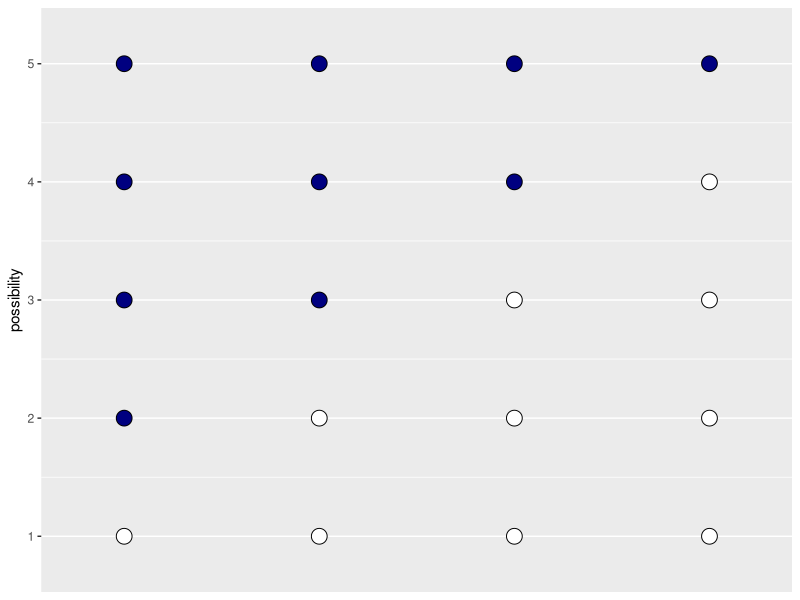
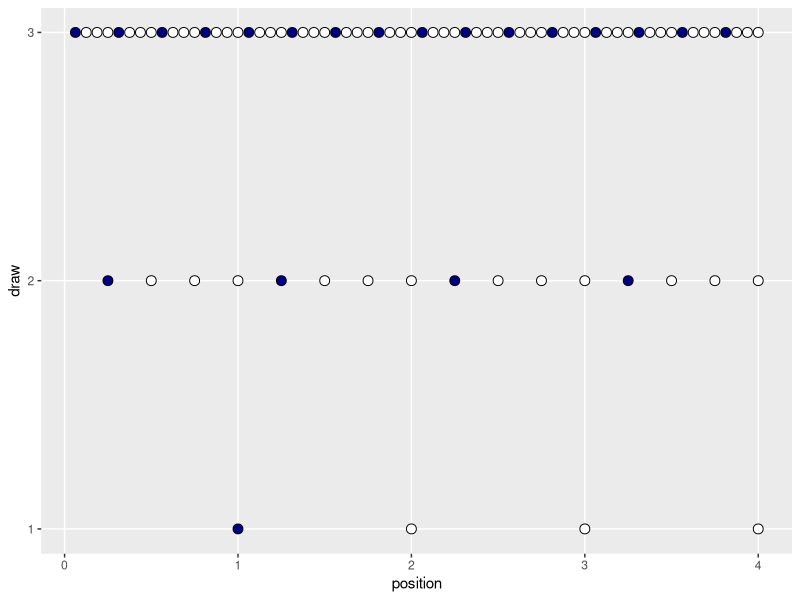
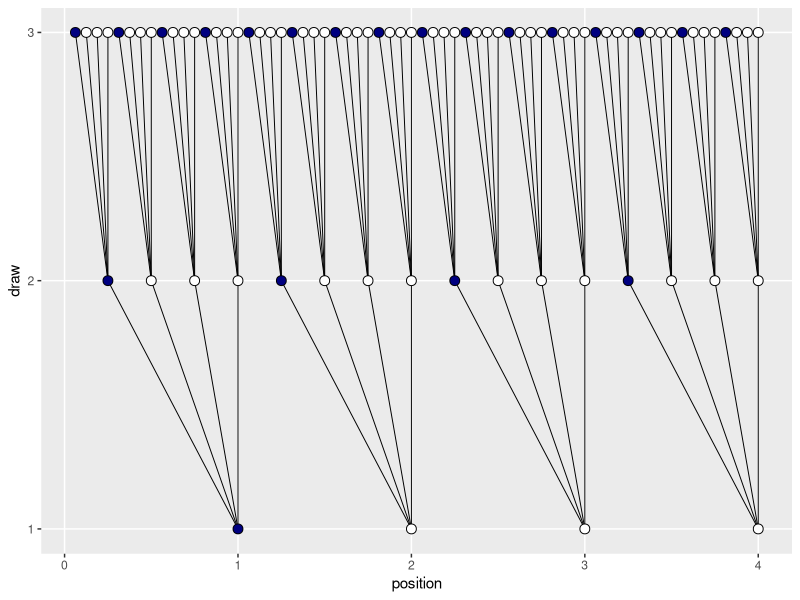
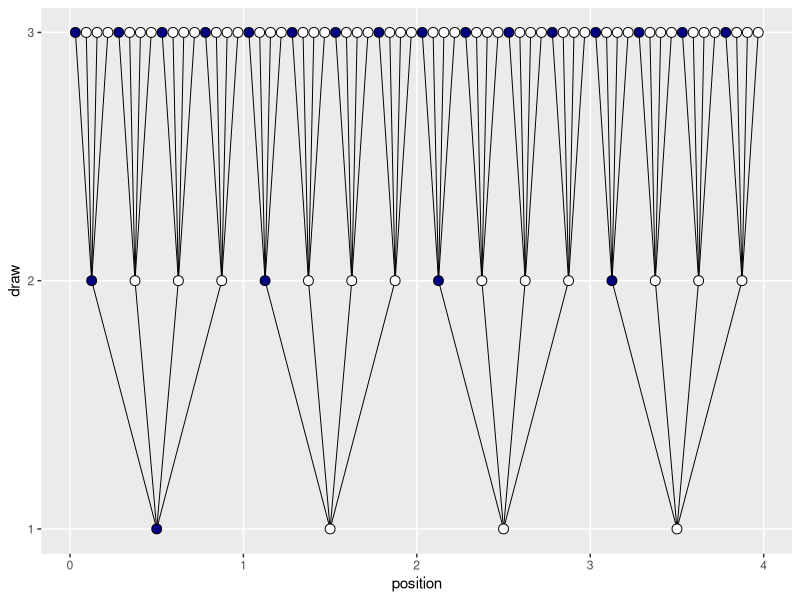
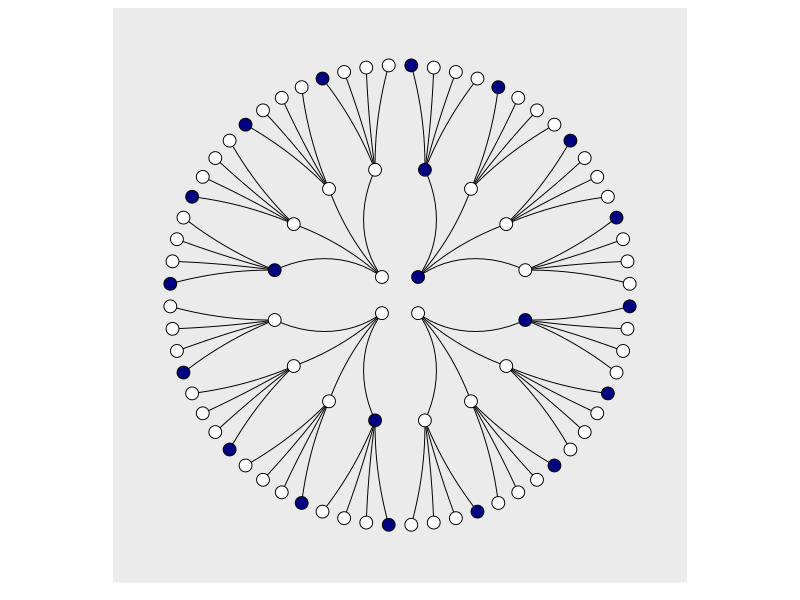
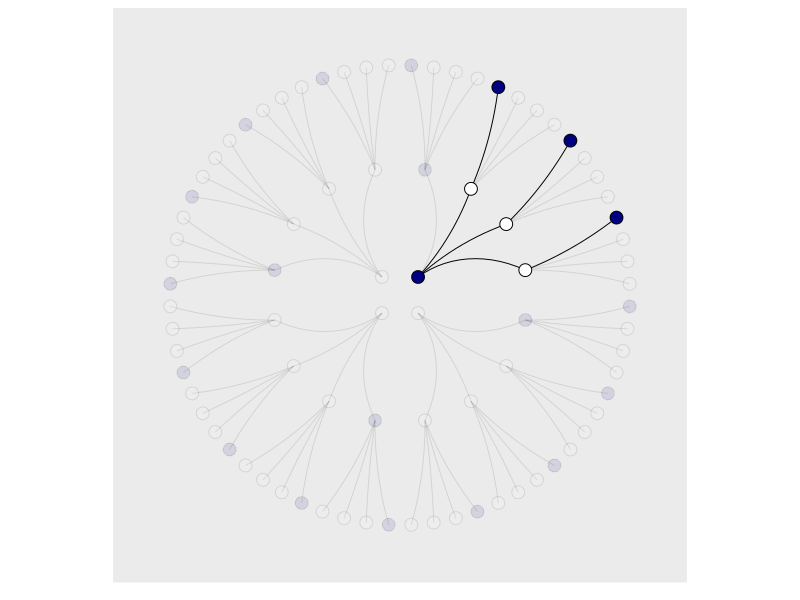
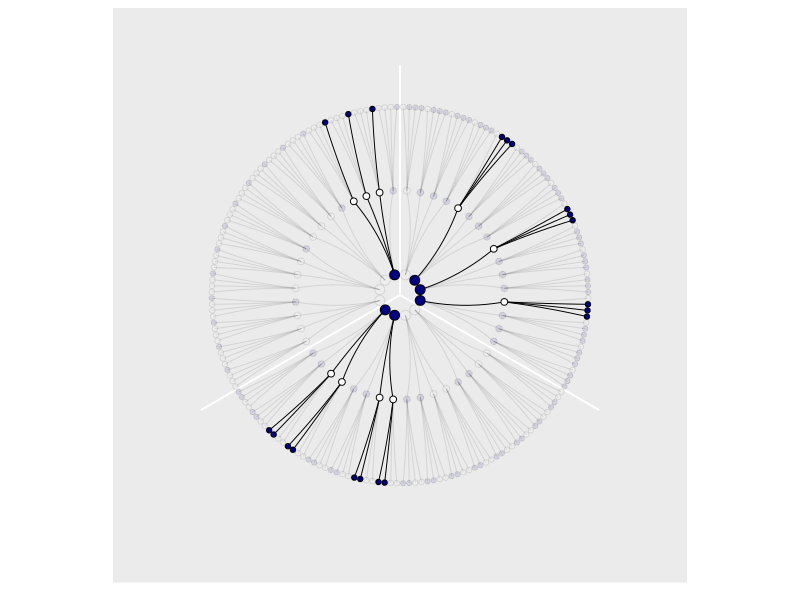
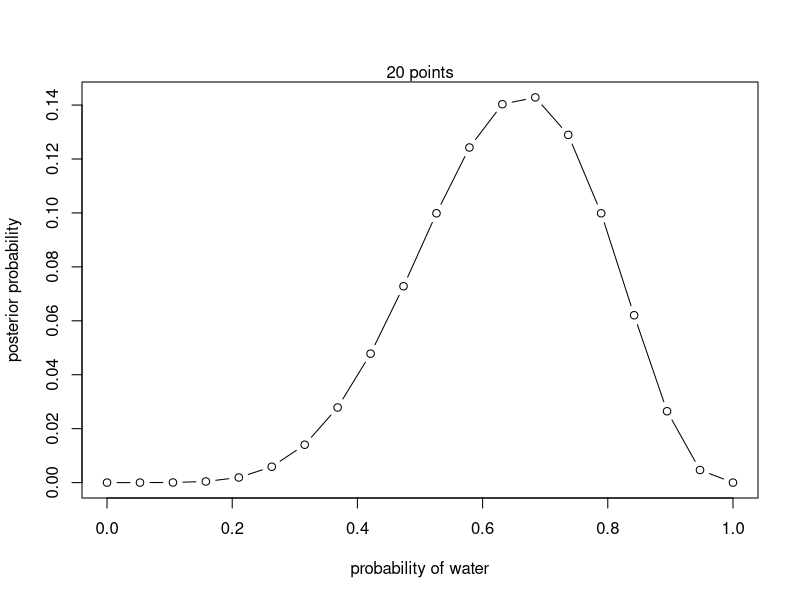

Write the R code that produced these figures, in order.
## ---- chunk 1
library(tidyverse)
## ---- chunk 2
d <-
  tibble(p_1 = 0,
         p_2 = rep(1:0, times = c(1, 3)),
         p_3 = rep(1:0, times = c(2, 2)),
         p_4 = rep(1:0, times = c(3, 1)),
         p_5 = 1)

head(d)
## ---- chunk 3
d %>% 
  pivot_longer(cols = 1:5) %>% 
  arrange(name) %>% 
  mutate(x = rep(1:4, times = 5),
         possibility = rep(1:5, each = 4)) %>% 
  
  ggplot(aes(x = x, y = possibility, 
             fill = value %>% as.character())) +
  geom_point(shape = 21, size = 5) +
  scale_fill_manual(values = c("white", "navy")) +
  scale_x_continuous(NULL, breaks = NULL) +
  coord_cartesian(xlim = c(.75, 4.25),
                  ylim = c(.75, 5.25)) +
  theme(legend.position = "none")
## ---- chunk 4
tibble(draw            = 1:3,
       marbles         = 4) %>% 
  mutate(possibilities = marbles ^ draw) %>% 
  knitr::kable()
## ---- chunk 5
(
  d <-
  tibble(position = c((1:4^1) / 4^0, 
                      (1:4^2) / 4^1, 
                      (1:4^3) / 4^2),
         draw     = rep(1:3, times = c(4^1, 4^2, 4^3)),
         fill     = rep(c("b", "w"), times = c(1, 3)) %>% 
           rep(., times = c(4^0 + 4^1 + 4^2)))
  )
## ---- chunk 6
d %>% 
  ggplot(aes(x = position, y = draw)) +
  geom_point(aes(fill = fill),
             shape = 21, size = 3) +
  scale_y_continuous(breaks = 1:3) +
  scale_fill_manual(values  = c("navy", "white")) +
  theme(panel.grid.minor = element_blank(),
        legend.position  = "none")

(
  lines_1 <-
  tibble(x    = rep((1:4), each = 4),
         xend = ((1:4^2) / 4),
         y    = 1,
         yend = 2)
  )

(
  lines_2 <-
  tibble(x    = rep(((1:4^2) / 4), each = 4),
         xend = (1:4^3) / (4^2),
         y    = 2,
         yend = 3)
  )

d %>% 
  ggplot(aes(x = position, y = draw)) +
  geom_segment(data  = lines_1,
               aes(x = x, xend = xend,
                   y = y, yend = yend),
               size  = 1/3) +
  geom_segment(data  = lines_2,
               aes(x = x, xend = xend,
                   y = y, yend = yend),
               size  = 1/3) +
  geom_point(aes(fill = fill),
             shape = 21, size = 3) +
  scale_y_continuous(breaks = 1:3) +
  scale_fill_manual(values  = c("navy", "white")) +
  theme(panel.grid.minor = element_blank(),
        legend.position  = "none")

d <-
  d %>% 
  mutate(denominator = ifelse(draw == 1, .5,
                              ifelse(draw == 2, .5 / 4,
                                     .5 / 4^2))) %>% 
  mutate(position    = position - denominator)

d

(
  lines_1 <-
  lines_1 %>% 
  mutate(x    = x - .5,
         xend = xend - .5 / 4^1)
)

(
  lines_2 <-
  lines_2 %>% 
  mutate(x    = x - .5 / 4^1,
         xend = xend - .5 / 4^2)
)

d %>% 
  ggplot(aes(x = position, y = draw)) +
  geom_segment(data  = lines_1,
               aes(x = x, xend = xend,
                   y = y, yend = yend),
               size  = 1/3) +
  geom_segment(data  = lines_2,
               aes(x = x, xend = xend,
                   y = y, yend = yend),
               size  = 1/3) +
  geom_point(aes(fill = fill),
             shape = 21, size = 3) +
  scale_y_continuous(breaks = 1:3) +
  scale_fill_manual(values  = c("navy", "white")) +
  theme(panel.grid.minor = element_blank(),
        legend.position  = "none")


d %>% 
  ggplot(aes(x = position, y = draw)) +
  geom_segment(data  = lines_1,
               aes(x = x, xend = xend,
                   y = y, yend = yend),
               size  = 1/3) +
  geom_segment(data  = lines_2,
               aes(x = x, xend = xend,
                   y = y, yend = yend),
               size  = 1/3) +
  geom_point(aes(fill = fill),
             shape = 21, size = 4) +
  scale_fill_manual(values  = c("navy", "white")) +
  scale_x_continuous(NULL, limits = c(0, 4), breaks = NULL) +
  scale_y_continuous(NULL, limits = c(0.75, 3), breaks = NULL) +
  theme(panel.grid      = element_blank(),
        legend.position = "none") +
  coord_polar()

lines_1 <-
  lines_1 %>% 
  mutate(remain = c(rep(0:1, times = c(1, 3)),
                    rep(0,   times = 4 * 3)))

lines_2 <-
  lines_2 %>% 
  mutate(remain = c(rep(0,   times = 4),
                    rep(1:0, times = c(1, 3)) %>% 
                      rep(., times = 3),
                    rep(0,   times = 12 * 4)))

d <-
  d %>% 
  mutate(remain = c(rep(1:0, times = c(1, 3)),
                    rep(0:1, times = c(1, 3)),
                    rep(0,   times = 4 * 4),
                    rep(1:0, times = c(1, 3)) %>% 
                      rep(., times = 3),
                    rep(0,   times = 12 * 4))) 

# finally, the plot:
d %>% 
  ggplot(aes(x = position, y = draw)) +
  geom_segment(data  = lines_1,
               aes(x = x, xend = xend,
                   y = y, yend = yend,
                   alpha = remain %>% as.character()),
               size  = 1/3) +
  geom_segment(data  = lines_2,
               aes(x = x, xend = xend,
                   y = y, yend = yend,
                   alpha = remain %>% as.character()),
               size  = 1/3) +
  geom_point(aes(fill = fill, alpha = remain %>% as.character()),
             shape = 21, size = 4) +
  # it's the alpha parameter that makes elements semitransparent
  scale_alpha_manual(values = c(1/10, 1)) +
  scale_fill_manual(values  = c("navy", "white")) +
  scale_x_continuous(NULL, limits = c(0, 4), breaks = NULL) +
  scale_y_continuous(NULL, limits = c(0.75, 3), breaks = NULL) +
  theme(panel.grid      = element_blank(),
        legend.position = "none") +
  coord_polar()


n_blue <- function(x){
  rowSums(x == "b")
}

n_white <- function(x){
  rowSums(x == "w")
}

t <-
  # for the first four columns, `p_` indexes position
  tibble(p_1 = rep(c("w", "b"), times = c(1, 4)),
         p_2 = rep(c("w", "b"), times = c(2, 3)),
         p_3 = rep(c("w", "b"), times = c(3, 2)),
         p_4 = rep(c("w", "b"), times = c(4, 1))) %>% 
  mutate(`draw 1: blue`  = n_blue(.),
         `draw 2: white` = n_white(.),
         `draw 3: blue`  = n_blue(.)) %>% 
  mutate(`ways to produce` = `draw 1: blue` * `draw 2: white` * `draw 3: blue`)

t %>% 
  knitr::kable()
## ---- chunk 7
d <-
  tibble(position = c((1:4^1) / 4^0, 
                      (1:4^2) / 4^1, 
                      (1:4^3) / 4^2),
         draw     = rep(1:3, times = c(4^1, 4^2, 4^3)))

(
  d <-
  d %>% 
  bind_rows(
    d, d
  ) %>% 
  # here are the fill colors
  mutate(fill = c(rep(c("w", "b"), times = c(1, 3)) %>% rep(., times = c(4^0 + 4^1 + 4^2)),
                  rep(c("w", "b"), each  = 2)       %>% rep(., times = c(4^0 + 4^1 + 4^2)),
                  rep(c("w", "b"), times = c(3, 1)) %>% rep(., times = c(4^0 + 4^1 + 4^2)))) %>% 
  # now we need to shift the positions over in accordance with draw, like before
  mutate(denominator = ifelse(draw == 1, .5,
                              ifelse(draw == 2, .5 / 4,
                                     .5 / 4^2))) %>% 
  mutate(position = position - denominator) %>% 
  # here we'll add an index for which pie wedge we're working with
  mutate(pie_index = rep(letters[1:3], each = n()/3)) %>% 
  # to get the position axis correct for pie_index == "b" or "c", we'll need to offset
  mutate(position = ifelse(pie_index == "a", position,
                           ifelse(pie_index == "b", position + 4,
                                  position + 4 * 2)))
  )
## ---- chunk 8
move_over <- function(position, index){
  ifelse(index == "a", position,
         ifelse(index == "b", position + 4,
                position + 4 * 2)
         )
}

(
  lines_1 <-
  tibble(x    = rep((1:4), each = 4) %>% rep(., times = 3),
         xend = ((1:4^2) / 4)        %>% rep(., times = 3),
         y    = 1,
         yend = 2) %>% 
  mutate(x    = x - .5,
         xend = xend - .5 / 4^1) %>% 
  # here we'll add an index for which pie wedge we're working with
  mutate(pie_index = rep(letters[1:3], each = n()/3)) %>% 
  # to get the position axis correct for `pie_index == "b"` or `"c"`, we'll need to offset
  mutate(x    = move_over(position = x,    index = pie_index),
         xend = move_over(position = xend, index = pie_index))
  )

(
  lines_2 <-
  tibble(x    = rep(((1:4^2) / 4), each = 4)  %>% rep(., times = 3),
         xend = (1:4^3 / 4^2)                 %>% rep(., times = 3),
         y    = 2,
         yend = 3) %>% 
  mutate(x    = x - .5 / 4^1,
         xend = xend - .5 / 4^2) %>% 
  # here we'll add an index for which pie wedge we're working with
  mutate(pie_index = rep(letters[1:3], each = n()/3)) %>% 
  # to get the position axis correct for `pie_index == "b"` or `"c"`, we'll need to offset
  mutate(x    = move_over(position = x,    index = pie_index),
         xend = move_over(position = xend, index = pie_index))
  )

d <- 
  d %>% 
  mutate(remain = c(# `pie_index == "a"`
                    rep(0:1, times = c(1, 3)),
                    rep(0,   times = 4),
                    rep(1:0, times = c(1, 3)) %>% 
                      rep(., times = 3),
                    rep(0,   times = 4 * 4),
                    rep(c(0, 1, 0), times = c(1, 3, 4 * 3)) %>% 
                      rep(., times = 3),
                    # `pie_index == "b"`
                    rep(0:1, each = 2),
                    rep(0,   times = 4 * 2),
                    rep(1:0, each = 2) %>% 
                      rep(., times = 2),
                    rep(0,   times = 4 * 4 * 2),
                    rep(c(0, 1, 0, 1, 0), times = c(2, 2, 2, 2, 8)) %>% 
                      rep(., times = 2),
                    # `pie_index == "c"`
                    rep(0:1, times = c(3, 1)),
                    rep(0,   times = 4 * 3),
                    rep(1:0, times = c(3, 1)), 
                    rep(0,   times = 4 * 4 * 3),
                    rep(0:1, times = c(3, 1)) %>% 
                      rep(., times = 3),
                    rep(0,   times = 4)
                    )
         )

lines_1 <-
  lines_1 %>% 
  mutate(remain = c(rep(0,   times = 4),
                    rep(1:0, times = c(1, 3)) %>% 
                      rep(., times = 3),
                    rep(0,   times = 4 * 2),
                    rep(1:0, each  = 2) %>% 
                      rep(., times = 2),
                    rep(0,   times = 4 * 3),
                    rep(1:0, times = c(3, 1))
                    )
         )

lines_2 <-
  lines_2 %>% 
  mutate(remain = c(rep(0,   times = 4 * 4),
                    rep(c(0, 1, 0), times = c(1, 3, 4 * 3)) %>% 
                      rep(., times = 3),
                    rep(0,   times = 4 * 8),
                    rep(c(0, 1, 0, 1, 0), times = c(2, 2, 2, 2, 8)) %>% 
                      rep(., times = 2),
                    rep(0,   times = 4 * 4 * 3),
                    rep(0:1, times = c(3, 1)) %>% 
                      rep(., times = 3),
                    rep(0,   times = 4)
                    )
         )
## ---- chunk 9
d %>% 
  ggplot(aes(x = position, y = draw)) +
  geom_vline(xintercept = c(0, 4, 8), color = "white", size = 2/3) +
  geom_segment(data  = lines_1,
               aes(x = x, xend = xend,
                   y = y, yend = yend,
                   alpha = remain %>% as.character()),
               size  = 1/3) +
  geom_segment(data  = lines_2,
               aes(x = x, xend = xend,
                   y = y, yend = yend,
                   alpha = remain %>% as.character()),
               size  = 1/3) +
  geom_point(aes(fill = fill, size = draw, alpha = remain %>% as.character()),
             shape = 21) +
  scale_size_continuous(range = c(3, 1.5)) +
  scale_alpha_manual(values = c(1/10, 1)) +
  scale_fill_manual(values  = c("navy", "white")) +
  scale_x_continuous(NULL, limits = c(0, 12),     breaks = NULL) +
  scale_y_continuous(NULL, limits = c(0.75, 3.5), breaks = NULL) +
  theme(panel.grid      = element_blank(),
        legend.position = "none") +
  coord_polar()
## ---- chunk 10
ways <- c(0, 3, 8, 9, 0)
ways/sum(ways)
## ---- chunk 11
dbinom( 6 , size=9 , prob=0.5 )
## ---- chunk 12
# define grid
p_grid <- seq( from=0 , to=1 , length.out=20 )
# define prior
prior <- rep( 1 , 20 )
# compute likelihood at each value in grid
likelihood <- dbinom( 6 , size=9 , prob=p_grid )
# compute product of likelihood and prior
unstd.posterior <- likelihood * prior
# standardize the posterior, so it sums to 1
posterior <- unstd.posterior / sum(unstd.posterior)
## ---- chunk 13
plot( p_grid , posterior , type="b" ,
    xlab="probability of water" , ylab="posterior probability" )
mtext( "20 points" )
## ---- chunk 14
prior <- ifelse( p_grid < 0.5 , 0 , 1 )
likelihood <- dbinom( 6 , size=9 , prob=p_grid )
# compute product of likelihood and prior
unstd.posterior <- likelihood * prior
# standardize the posterior, so it sums to 1
posterior <- unstd.posterior / sum(unstd.posterior)
plot( p_grid , posterior , type="b" ,
    xlab="probability of water" , ylab="posterior probability" )
mtext( "20 points" )


prior <- exp( -5*abs( p_grid - 0.5 ) )
likelihood <- dbinom( 6 , size=9 , prob=p_grid )
# compute product of likelihood and prior
unstd.posterior <- likelihood * prior
# standardize the posterior, so it sums to 1
posterior <- unstd.posterior / sum(unstd.posterior)
plot( p_grid , posterior , type="b" ,
    xlab="probability of water" , ylab="posterior probability" )
mtext( "20 points" )
